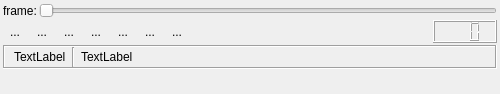
<?xml version="1.0" encoding="UTF-8"?>
<ui version="4.0">
 <class>PlaybackControlBase</class>
 <widget class="QWidget" name="PlaybackControlBase">
  <property name="geometry">
   <rect>
    <x>0</x>
    <y>0</y>
    <width>500</width>
    <height>94</height>
   </rect>
  </property>
  <property name="sizePolicy">
   <sizepolicy hsizetype="Preferred" vsizetype="MinimumExpanding">
    <horstretch>0</horstretch>
    <verstretch>0</verstretch>
   </sizepolicy>
  </property>
  <property name="windowTitle">
   <string>Form</string>
  </property>
  <layout class="QVBoxLayout" name="verticalLayout">
   <property name="spacing">
    <number>2</number>
   </property>
   <property name="margin">
    <number>3</number>
   </property>
   <item>
    <layout class="QHBoxLayout" name="horizontalLayout_2">
     <item>
      <widget class="QLabel" name="label">
       <property name="text">
        <string>frame:</string>
       </property>
      </widget>
     </item>
     <item>
      <widget class="QSlider" name="slider">
       <property name="orientation">
        <enum>Qt::Horizontal</enum>
       </property>
      </widget>
     </item>
    </layout>
   </item>
   <item>
    <layout class="QHBoxLayout" name="horizontalLayout_4">
     <item>
      <layout class="QHBoxLayout" name="horizontalLayout">
       <property name="spacing">
        <number>3</number>
       </property>
       <item>
        <widget class="QToolButton" name="playPauseButton">
         <property name="focusPolicy">
          <enum>Qt::NoFocus</enum>
         </property>
         <property name="text">
          <string>...</string>
         </property>
         <property name="icon">
          <iconset resource="../resources/wombat.qrc">
           <normaloff>:/icons/24/media-playback-start.png</normaloff>
           <normalon>:/icons/24/media-playback-pause.png</normalon>:/icons/24/media-playback-start.png</iconset>
         </property>
         <property name="iconSize">
          <size>
           <width>24</width>
           <height>24</height>
          </size>
         </property>
         <property name="checkable">
          <bool>true</bool>
         </property>
         <property name="checked">
          <bool>false</bool>
         </property>
         <property name="autoRaise">
          <bool>true</bool>
         </property>
        </widget>
       </item>
       <item>
        <widget class="QToolButton" name="recordButton">
         <property name="focusPolicy">
          <enum>Qt::NoFocus</enum>
         </property>
         <property name="text">
          <string>...</string>
         </property>
         <property name="icon">
          <iconset resource="../resources/wombat.qrc">
           <normaloff>:/icons/24/media-record.png</normaloff>:/icons/24/media-record.png</iconset>
         </property>
         <property name="iconSize">
          <size>
           <width>24</width>
           <height>24</height>
          </size>
         </property>
         <property name="checkable">
          <bool>true</bool>
         </property>
         <property name="autoRaise">
          <bool>true</bool>
         </property>
        </widget>
       </item>
       <item>
        <widget class="QToolButton" name="prevButton">
         <property name="focusPolicy">
          <enum>Qt::NoFocus</enum>
         </property>
         <property name="text">
          <string>...</string>
         </property>
         <property name="icon">
          <iconset resource="../resources/wombat.qrc">
           <normaloff>:/icons/24/media-skip-backward.png</normaloff>:/icons/24/media-skip-backward.png</iconset>
         </property>
         <property name="iconSize">
          <size>
           <width>24</width>
           <height>24</height>
          </size>
         </property>
         <property name="autoRaise">
          <bool>true</bool>
         </property>
        </widget>
       </item>
       <item>
        <widget class="QToolButton" name="backwardButton">
         <property name="focusPolicy">
          <enum>Qt::NoFocus</enum>
         </property>
         <property name="text">
          <string>...</string>
         </property>
         <property name="icon">
          <iconset resource="../resources/wombat.qrc">
           <normaloff>:/icons/24/media-seek-backward.png</normaloff>:/icons/24/media-seek-backward.png</iconset>
         </property>
         <property name="iconSize">
          <size>
           <width>24</width>
           <height>24</height>
          </size>
         </property>
         <property name="autoRaise">
          <bool>true</bool>
         </property>
        </widget>
       </item>
       <item>
        <widget class="QToolButton" name="stopButton">
         <property name="focusPolicy">
          <enum>Qt::NoFocus</enum>
         </property>
         <property name="text">
          <string>...</string>
         </property>
         <property name="icon">
          <iconset resource="../resources/wombat.qrc">
           <normaloff>:/icons/24/media-playback-stop.png</normaloff>:/icons/24/media-playback-stop.png</iconset>
         </property>
         <property name="iconSize">
          <size>
           <width>24</width>
           <height>24</height>
          </size>
         </property>
         <property name="autoRaise">
          <bool>true</bool>
         </property>
        </widget>
       </item>
       <item>
        <widget class="QToolButton" name="forwardButton">
         <property name="focusPolicy">
          <enum>Qt::NoFocus</enum>
         </property>
         <property name="text">
          <string>...</string>
         </property>
         <property name="icon">
          <iconset resource="../resources/wombat.qrc">
           <normaloff>:/icons/24/media-seek-forward.png</normaloff>:/icons/24/media-seek-forward.png</iconset>
         </property>
         <property name="iconSize">
          <size>
           <width>24</width>
           <height>24</height>
          </size>
         </property>
         <property name="autoRaise">
          <bool>true</bool>
         </property>
        </widget>
       </item>
       <item>
        <widget class="QToolButton" name="nextButton">
         <property name="focusPolicy">
          <enum>Qt::NoFocus</enum>
         </property>
         <property name="text">
          <string>...</string>
         </property>
         <property name="icon">
          <iconset resource="../resources/wombat.qrc">
           <normaloff>:/icons/24/media-skip-forward.png</normaloff>:/icons/24/media-skip-forward.png</iconset>
         </property>
         <property name="iconSize">
          <size>
           <width>24</width>
           <height>24</height>
          </size>
         </property>
         <property name="autoRaise">
          <bool>true</bool>
         </property>
        </widget>
       </item>
       <item>
        <spacer name="horizontalSpacer">
         <property name="orientation">
          <enum>Qt::Horizontal</enum>
         </property>
         <property name="sizeHint" stdset="0">
          <size>
           <width>40</width>
           <height>20</height>
          </size>
         </property>
        </spacer>
       </item>
      </layout>
     </item>
     <item>
      <widget class="QLCDNumber" name="frameLcdNumber">
       <property name="minimumSize">
        <size>
         <width>64</width>
         <height>0</height>
        </size>
       </property>
       <property name="lineWidth">
        <number>1</number>
       </property>
       <property name="numDigits">
        <number>3</number>
       </property>
      </widget>
     </item>
    </layout>
   </item>
   <item>
    <widget class="QFrame" name="frame">
     <property name="frameShape">
      <enum>QFrame::Box</enum>
     </property>
     <property name="frameShadow">
      <enum>QFrame::Sunken</enum>
     </property>
     <layout class="QHBoxLayout" name="horizontalLayout_3">
      <property name="topMargin">
       <number>0</number>
      </property>
      <property name="bottomMargin">
       <number>0</number>
      </property>
      <item>
       <widget class="QLabel" name="timeLabel">
        <property name="text">
         <string>TextLabel</string>
        </property>
       </widget>
      </item>
      <item>
       <widget class="Line" name="line">
        <property name="orientation">
         <enum>Qt::Vertical</enum>
        </property>
       </widget>
      </item>
      <item>
       <widget class="QLabel" name="frameLabel">
        <property name="text">
         <string>TextLabel</string>
        </property>
       </widget>
      </item>
      <item>
       <spacer name="horizontalSpacer_2">
        <property name="orientation">
         <enum>Qt::Horizontal</enum>
        </property>
        <property name="sizeHint" stdset="0">
         <size>
          <width>336</width>
          <height>20</height>
         </size>
        </property>
       </spacer>
      </item>
     </layout>
    </widget>
   </item>
   <item>
    <spacer name="verticalSpacer">
     <property name="orientation">
      <enum>Qt::Vertical</enum>
     </property>
     <property name="sizeType">
      <enum>QSizePolicy::MinimumExpanding</enum>
     </property>
     <property name="sizeHint" stdset="0">
      <size>
       <width>20</width>
       <height>0</height>
      </size>
     </property>
    </spacer>
   </item>
  </layout>
 </widget>
 <resources>
  <include location="../resources/wombat.qrc"/>
 </resources>
 <connections/>
</ui>
